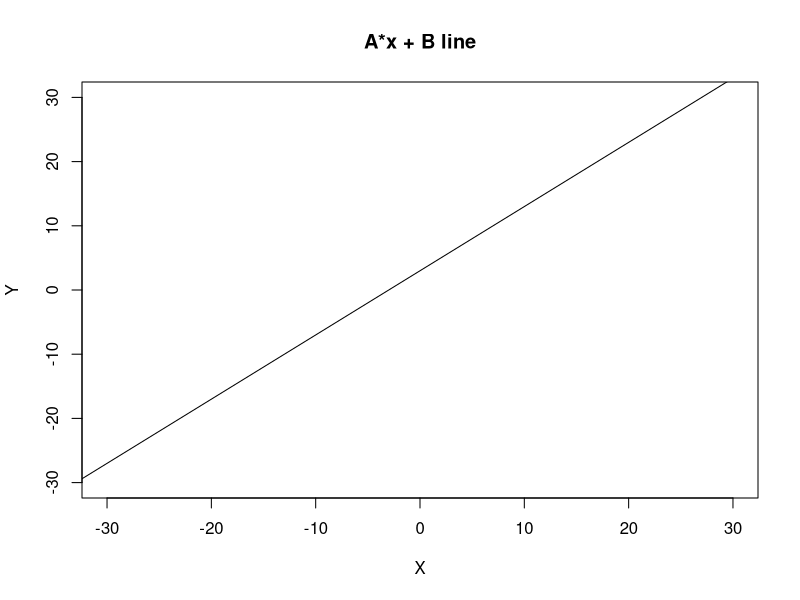

This chart was generated by the following R code:
## ---- chunk 1
plot(c(1000),c(1000),xlim=c(-30,30),ylim=c(-30,30),xlab="X",ylab="Y",main="A*x + B line")
    abline(3,1)
